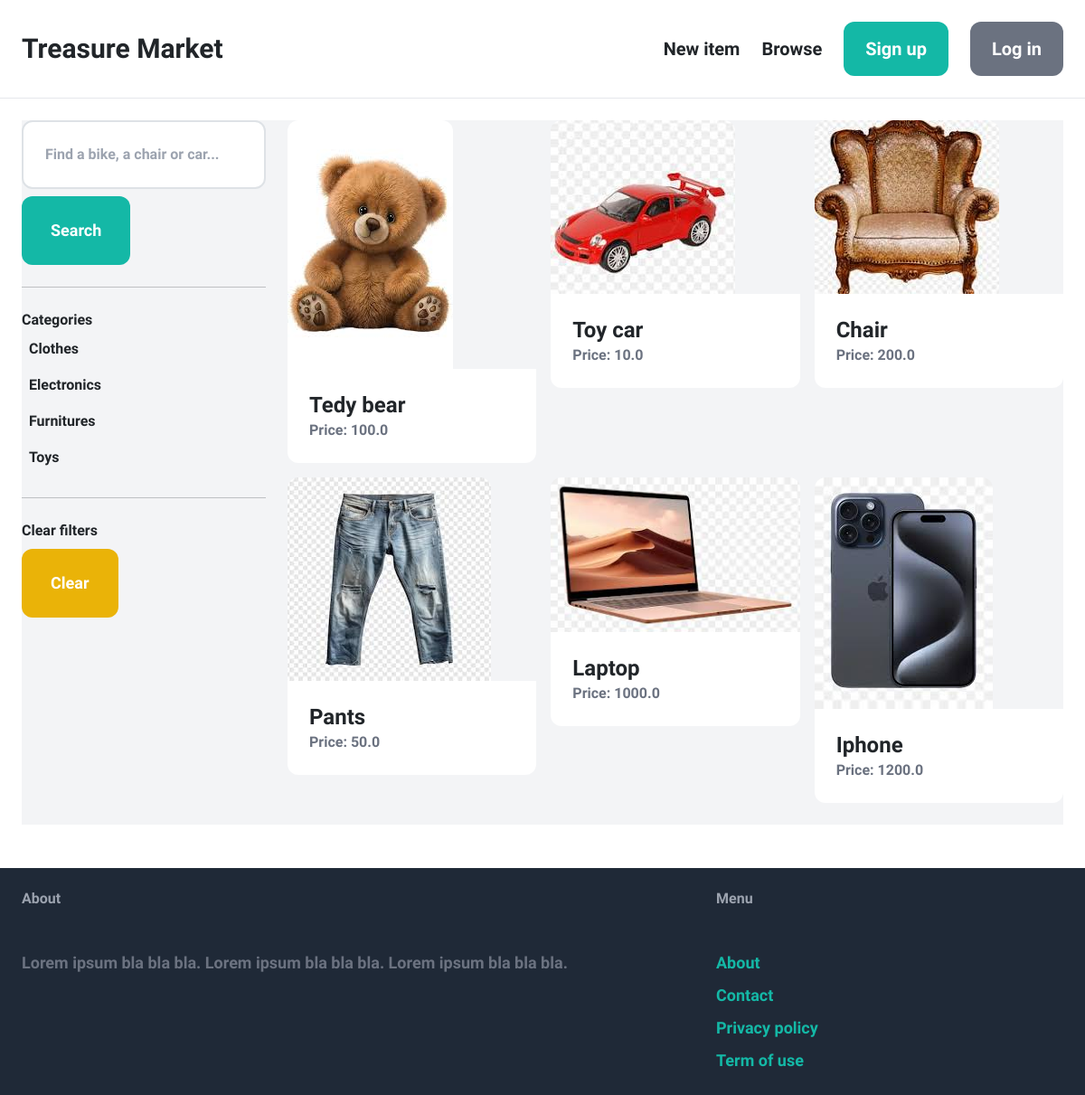
The app's page /items/ with its own data.
### items/models.py (models this page shows, shortened)
class Category(models.Model):
    name = models.CharField(max_length=255)
    class Meta:
        ordering = ('name',)
        verbose_name_plural = 'Categories'

class Item(models.Model):
    category = models.ForeignKey(Category, related_name='items', on_delete=models.CASCADE)
    name = models.CharField(max_length=255)
    description = models.TextField(blank=True, null=True)
    price =  models.FloatField()
    image = models.ImageField(upload_to='items_images', blank=True, null=True)
    is_sold = models.BooleanField(default=False)
    created_by = models.ForeignKey(User, related_name='items', on_delete=models.CASCADE)
    created_at =  models.DateTimeField(auto_now_add=True)

### items/views.py (the view)
# urls.py: path('', views.items, name="items"),
def items(request):
    query = request.GET.get('query', '')
    category_id = request.GET.get('category', 0)
    categories = Category.objects.all()
    items = Item.objects.filter(is_sold=False)
    if category_id:
        items = items.filter(category_id =category_id)
    if query:
        items = items.filter(Q(name__icontains=query) | Q(description__icontains=query))
    return render(request, 'item/items.html', {
        'items': items,
        'query': query,
        'categories': categories,
        'category_id': int(category_id)
    })

### items/templates/item/items.html (shortened to what this page needs)
{% extends "core/base.html" %}
{% block  content%}
    <div class="pb-6 grid grid-cols-4 gap-4 bg-gray-100">
        <div class="col-span-1">
            <form method="get" action="{% url 'item:items' %}">
                <input name="query" class="w-full py-4 px-6 border rounded-xl" type="text" value="{{ query }}" placeholder="Find a bike, a chair or car...">
                <button class="mt-2 py-4 px-8 text-lg bg-teal-500 text-white rounded-xl">Search</button>
            </form>
            <hr class="my-6">
            <p class="font-semibold">
                Categories
            </p>
            <ul>
                {% for category in categories %}
                    <li  class="py-2 px-2 rounded-xl {% if category.id == category_id %} bg-gray-200 {% endif %}">
                        <a href="{% url 'item:items' %}?query={{ query }}&category={{ category.id }}" > {{ category.name }}</a>
                    </li>
                {% endfor %}
            </ul>
            <hr class="my-6">
            <p class="font-semibold">
                Clear filters
            </p>
            <ul>
                <li>
                    <a href="{% url 'item:items' %}" class="mt-2 py-4 px-8 inline-block bg-yellow-500 text-lg rounded-xl text-white">
                        Clear
                    </a>
                </li>
            </ul>
        </div>
        <div class="col-span-3">
            <div class="grid grid-cols-3 gap-3">
                {% for item in items %}
                    <div>
                        <a href="{% url 'item:detail' item.id %}">
                            <div>
                                <img src="{{ item.image.url }}" class="rounded-t-xl">
                            </div>
                            <div class="p-6 bg-white rounded-b-xl">
                                <h2 class="text-2xl">{{ item.name }}</h2>
                                <p class="text-gray-500">Price: {{ item.price }}</p>
                            </div>
                        </a>
                    </div>
                {% endfor %}
            </div>
        </div>
    </div>
{% endblock %}

### core/templates/core/base.html (shortened to what this page needs)
<!doctype html>
<html>
    <head>
        <script src="https://cdn.tailwindcss.com"></script>
        <link rel="stylesheet" type="text/css" href="https://bootswatch.com/5/sketchy/bootstrap.min.css">
    </head>
    <body>
        <nav class="py-6 px-6 flex justify-between items-center border-b border-gray-200">
            <a href="/" class="text-3xl font-semibold">Treasure Market</a>
            <div class="flex space-x-6 items-center">
                <a href="{% url 'item:new' %}" class="text-xl font-semibold hover:text-gray-500">New item</a>
                <a href="{% url 'item:items' %}" class="text-xl font-semibold hover:text-gray-500">Browse</a>
                {% if request.user.is_authenticated %}
                    <a href="{% url 'conversation:inbox' %}" class="px-6 py-3 text-xl font-semibold bg-teal-500 text-white rounded-xl hover:bg-teal-700">Inbox</a>
                    <a href="{% url 'core:logout' %}" class="px-6 py-3 text-xl font-semibold bg-gray-500 text-white rounded-xl hover:bg-gray-700">Log out</a>
                    <div class="relative w-10 h-10 overflow-hidden bg-gray-100 rounded-full dark:bg-gray-600">
                        <a href="{% url 'core:profile' %}" class="relative w-10 h-10 overflow-hidden bg-gray-100 rounded-full dark:bg-gray-600">
                            <svg class="absolute w-12 h-12 text-gray-400 -left-1" fill="currentColor" viewBox="0 0 20 20" xmlns="http://www.w3.org/2000/svg">
                                <path fill-rule="evenodd" d="M10 9a3 3 0 100-6 3 3 0 000 6zm-7 9a7 7 0 1114 0H3z" clip-rule="evenodd"></path>
                            </svg>
                        </a>
                    </div>
                {% else %}
                    <a href="{% url 'core:signup' %}" class="px-6 py-3 text-xl font-semibold bg-teal-500 text-white rounded-xl hover:bg-teal-700">Sign up</a>
                    <a href="{% url 'core:login' %}" class="px-6 py-3 text-xl font-semibold bg-gray-500 text-white rounded-xl hover:bg-gray-700">Log in</a>
                {% endif %}
            </div>
        </nav>
        <div class="px-6 py-6">
            {% block content %}
            {% endblock %}
        </div>
        <footer class="py-6 px-6 mt-6 flex justify-between bg-gray-800">
            <div class="w-2/3 pr-10">
                <h3 class="mb-5 font-semibold text-gray-400">About</h3>
                <p class="text-lg text-gray-500">Lorem ipsum bla bla bla. Lorem ipsum bla bla bla. Lorem ipsum bla bla bla.</p>
            </div>
            <div class="w-1/3">
                <h3 class="mb-5 font-semibold text-gray-400">Menu</h3>
                <ul class="space-y-2">
                    <li><a href="{% url 'core:about' %}" class="text-lg text-teal-500 hover:text-white">About</a></li>
                    <li><a href="{% url 'core:contact' %}" class="text-lg text-teal-500 hover:text-white">Contact</a></li>
                    <li><a href="{% url 'core:privacy'%}" class="text-lg text-teal-500 hover:text-white">Privacy policy</a></li>
                    <li><a href="{% url 'core:terms'%}" class="text-lg text-teal-500 hover:text-white">Term of use</a></li>
                </ul>
            </div>
        </footer>
    </body>
</html>

### records on screen
Category: name "Clothes"
Category: name "Electronics"
Category: name "Furnitures"
Category: name "Toys"
Item: image (picture), name "Tedy bear", price "100.0"
Item: image (picture), name "Toy car", price "10.0"
Item: image (picture), name "Chair", price "200.0"
Item: image (picture), name "Pants", price "50.0"
Item: image (picture), name "Laptop", price "1000.0"
Item: image (picture), name "Iphone", price "1200.0"
